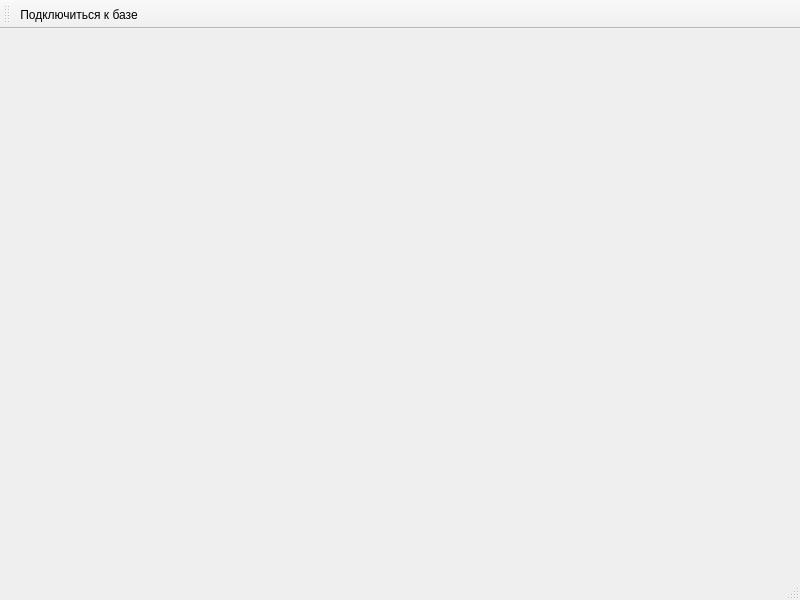
<?xml version="1.0" encoding="UTF-8"?>
<ui version="4.0">
 <class>MainWindow</class>
 <widget class="QMainWindow" name="MainWindow">
  <property name="geometry">
   <rect>
    <x>0</x>
    <y>0</y>
    <width>800</width>
    <height>600</height>
   </rect>
  </property>
  <property name="windowTitle">
   <string>MainWindow</string>
  </property>
  <widget class="QWidget" name="centralwidget"/>
  <widget class="QMenuBar" name="menubar">
   <property name="geometry">
    <rect>
     <x>0</x>
     <y>0</y>
     <width>800</width>
     <height>22</height>
    </rect>
   </property>
  </widget>
  <widget class="QStatusBar" name="statusbar"/>
  <widget class="QToolBar" name="toolBar">
   <property name="windowTitle">
    <string>toolBar</string>
   </property>
   <attribute name="toolBarArea">
    <enum>TopToolBarArea</enum>
   </attribute>
   <attribute name="toolBarBreak">
    <bool>false</bool>
   </attribute>
   <addaction name="add_db"/>
  </widget>
  <action name="add_db">
   <property name="icon">
    <iconset resource="resource.qrc">
     <normaloff>:/icon/_icon/db.svg</normaloff>:/icon/_icon/db.svg</iconset>
   </property>
   <property name="text">
    <string>Подключиться к базе</string>
   </property>
   <property name="toolTip">
    <string>Подключиться к базе</string>
   </property>
  </action>
 </widget>
 <resources>
  <include location="resource.qrc"/>
 </resources>
 <connections/>
</ui>
